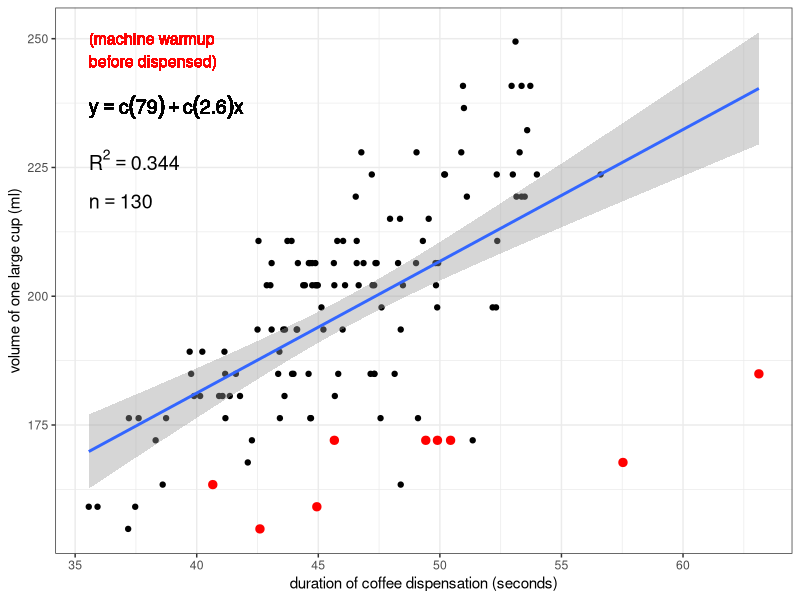
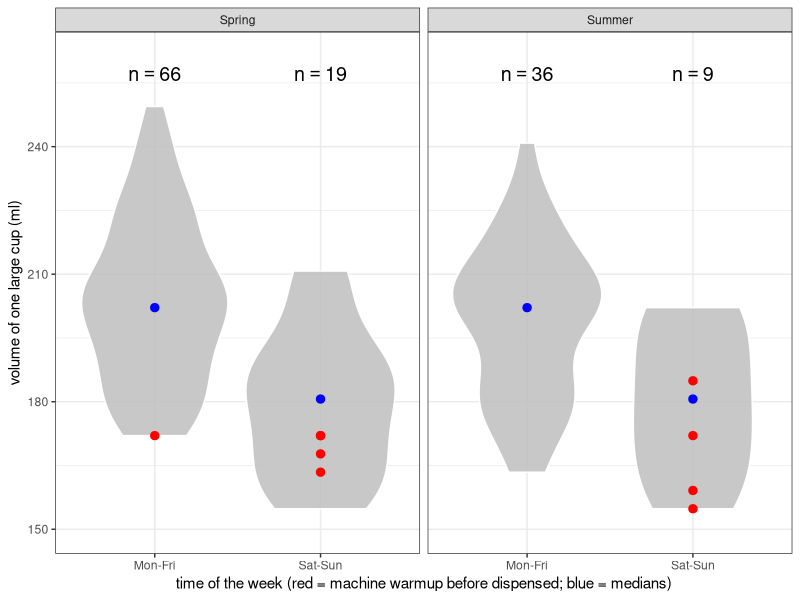
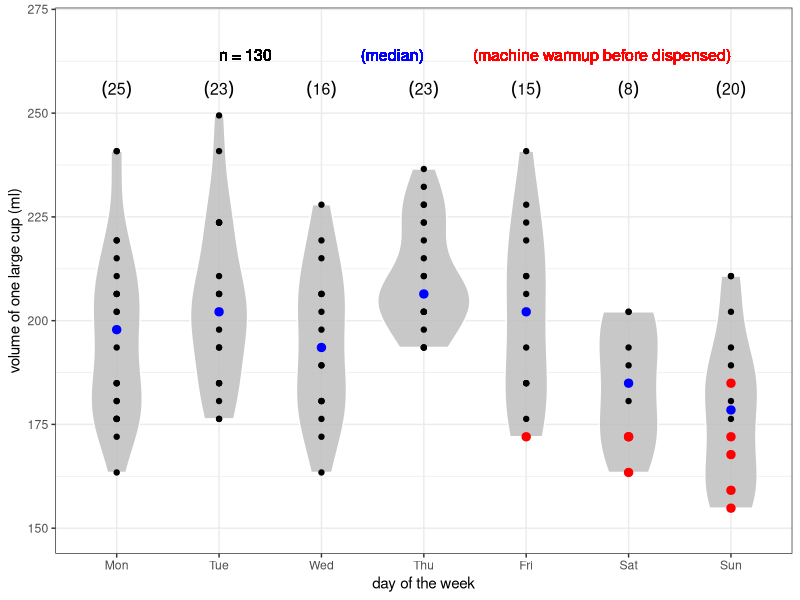
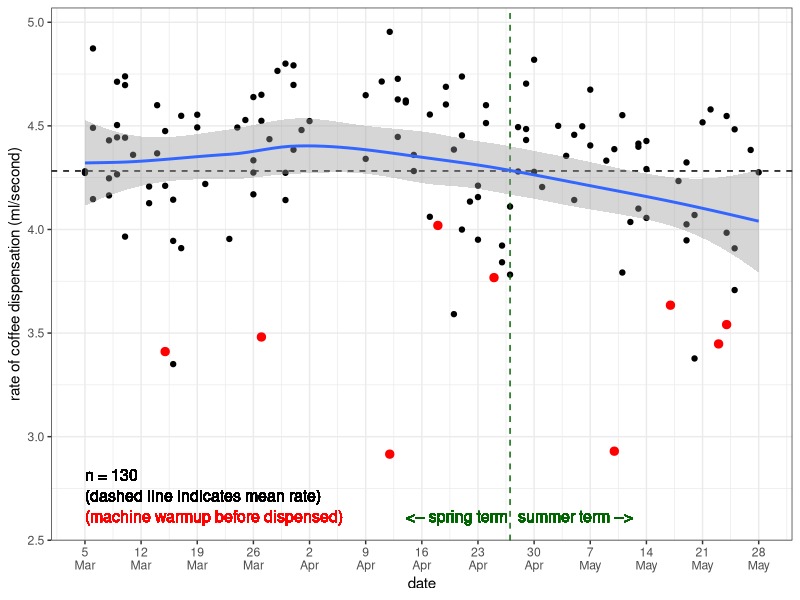
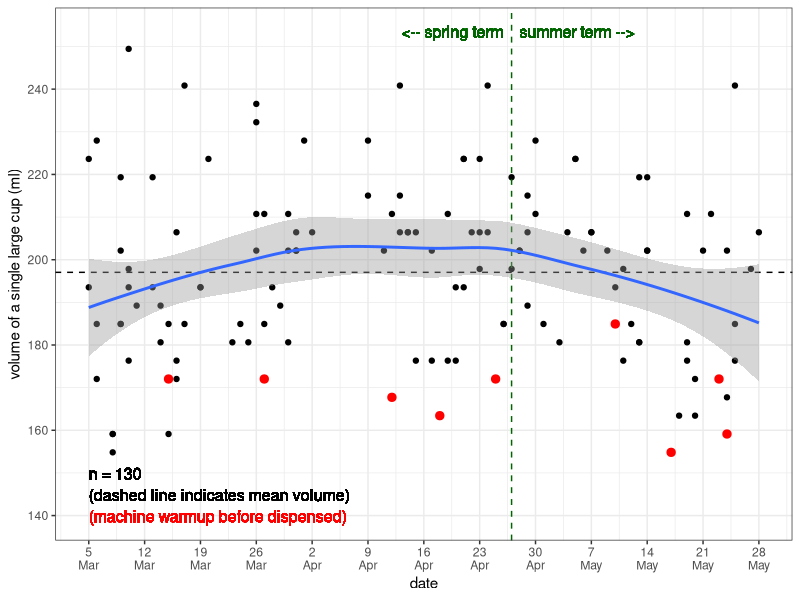
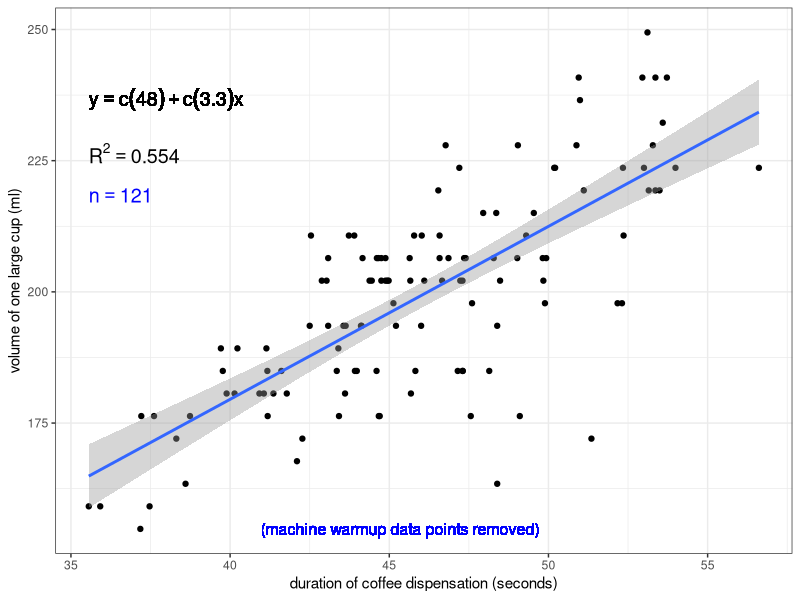

Reproduce these figures in R, in order.

### How does the espresso machine vary in the volume of
### coffee it dispenses for a single "large" cup?

setwd("/home/sam/Dropbox/github/coffee-data")
#setwd("wherever you put this file after downloading it")

library(ggplot2)

df <- read.csv("coffee-data.csv")

# The ruler I use to measure height (and therefore calculate volume)
# has a 3 mm length between the zero mark and its end. So, we add 3 
# to the height...
df$height <- df$height + 3

# ... and then calculate volume and rate, 
# so we have more accurate data!
df$volume <- df$height*(3.1415*37^2)/1000
df$rate <- df$volume/df$duration

# Create a variable indicating whether the coffee was pulled on
# a weekday ("Mon-Fri") or a weekend ("Sat-Sun")
for (i in 1:length(df$day))
{
  df$workday[i] <- ifelse(df$day[i]%in%"Sat" || df$day[i]%in%"Sun", "Sat-Sun", "Mon-Fri")
}

# Add a numeric variable of days of the year 
# (for the x-axis of the rate-by-date and volume-by-date plots)
date.to.num <- read.csv("date-to-numeric.csv")
df$day.yr <- 0  
for (i in 1:length(df$date))
{
  df$day.yr[i] <- date.to.num$day.yr[which(date.to.num$date%in%df$date[i])]
}

# Extract date labels and convert day and month values to character.
# This way you can later concatenate the two into a single character
# string separated by "\n" using paste(),
# so the x-axis text of the rate- and volume-by date plots is less horizontally crowded
dates.x <- date.to.num[which(date.to.num$day.yr%in%c(seq(from=min(df$day.yr), to=max(df$day.yr), by=7))),]
dates.x$day.label <- as.character(dates.x$day.label)
dates.x$month.label <- as.character(dates.x$month.label)

################################
### Volume vs. duration (duration of coffee dispensation)
{
# sample size
n <- length(df$duration)
# label to print sample size in subsequent plot
n.text <- paste("n == ", n)
# data.frame of sample size label and coordinates
# at which to print it on the plot
n.df <- data.frame(n.text, x=min(df$duration), y=0.87*max(df$volume))
  
# calculate R-squared value
rsq <- signif(summary(lm(df$volume ~ df$duration))$r.squared, digits=3)
# make a label to print R-squared value in subsequent plot
rsq.text <- paste("R^2 == ",rsq)
# make a data.frame of R-squared value label and coordinates
# at which to print it on the plot
rsq.df <- data.frame(rsq.text,x=min(df$duration),y=0.9*max(df$volume))

# function to extract regression equation
lm_eqn <- function(df)
{
  m <- lm(df$volume ~ df$duration)
  eq <- substitute(y == a + b*x, 
                   list(a = format(coef(m)[1], digits = 2), 
                        b = format(coef(m)[2], digits = 2)))
  as.character(as.expression(eq))                 
}

# generate plot w/ simple linear regression overlayed
plot <- ggplot(df, aes(duration, volume)) +
  geom_point() +
  stat_smooth(method="lm") +
  xlab("duration of coffee dispensation (seconds)") +
  ylab("volume of one large cup (ml)") +
  theme(axis.text=element_text(size=4), axis.title=element_text(size=5)) +
  theme_bw()

# add regression equation to plot
plot <- plot + 
  geom_text(data=n.df, aes(x,y,label=n.text),parse=TRUE,hjust=0,vjust=0,size=5) +
  geom_text(data=rsq.df, aes(x,y,label=rsq.text),parse=TRUE,hjust=0,vjust=0,size=5) +
  geom_text(aes(x=min(df$duration),y=0.94*max(df$volume),label=lm_eqn(df)),parse=TRUE,hjust=0,vjust=0,size=5)

# add a layer that highlights the last data point recorded
#plot <- plot +
#  geom_point(data=df[length(df$duration),],color="red",size=2.5)

# add a layer that highlights data points where espresso machine 
# had to "warm up" before dispensing coffee
plot <- plot +
  geom_point(data=df[df$warmup%in%"yes",], color="red", size=2.5) +
  geom_text(aes(x=min(df$duration),y=0.98*max(df$volume),label="(machine warmup\nbefore dispensed)"),
           hjust=0,vjust=0,color="red",size=4)

# print plot in R window
plot

# save plot directly to file as a .jpeg
jpeg("coffee-volume-vs-duration-all.jpeg", width=7, height=5, units="in", res=300)
print(plot)
dev.off()
}



################################
### Distributions of volume dispensed: weekdays vs. weekends
{
df$workday <- factor(df$workday)
df$term <- factor(df$term, levels=c("Spring","Summer"))

df.text <- data.frame(c("Spring", "Spring", "Summer", "Summer"),
                      c("Mon-Fri", "Sat-Sun", "Mon-Fri", "Sat-Sun"),
                      c(0,0,0,0),
                      c(0,0,0,0))
names(df.text) <- c("term", "workday", "n", "median")

df.spring <- df[df$term%in%"Spring",]
df.text$n[1] <- length(df.spring$volume[df.spring$workday%in%"Mon-Fri"])
df.text$n[2] <- length(df.spring$volume[df.spring$workday%in%"Sat-Sun"])
df.text$median[1] <- median(df.spring$volume[df.spring$workday%in%"Mon-Fri"])
df.text$median[2] <- median(df.spring$volume[df.spring$workday%in%"Sat-Sun"])
rm(df.spring)

df.summer <- df[df$term%in%"Summer",]
df.text$n[3] <- length(df.summer$volume[df.summer$workday%in%"Mon-Fri"])
df.text$n[4] <- length(df.summer$volume[df.summer$workday%in%"Sat-Sun"])
df.text$median[3] <- median(df.summer$volume[df.summer$workday%in%"Mon-Fri"])
df.text$median[4] <- median(df.summer$volume[df.summer$workday%in%"Sat-Sun"])
rm(df.summer)

# median volumes for weekday and weekend categories
#med.week <- median(df$volume[df$workday%in%"Mon-Fri"])
#med.wkend <- median(df$volume[df$workday%in%"Sat-Sun"])

# generate violin-and-boxplot plot with points overlayed and jittered to better reflect sample size
vol.workday <- ggplot(df, aes(workday, volume)) +
  facet_wrap(~ term, ncol=2) +
  geom_violin(color="white", fill="gray", alpha=0.85)

# add layer highlighting points where espresso machine needed to
# "warm up" before dispensing coffee
vol.workday <- vol.workday +
  geom_point(data=df[df$warmup%in%"yes",], color="red", size=2.5) +
  #geom_text(data=t, aes(x,y,label=char),parse=TRUE,vjust=0,size=2) +
  #geom_text(aes(x="Sat-Sun", y=max(df$volume)+10, label="(machine warmup before dispensed)"),
  #          hjust=1,vjust=1,size=4,color="red") +
  #geom_text(aes(x="Sat-Sun", y=max(df$volume)+4, label="(median)"),
  #          hjust=1,vjust=1,size=4,color="blue") +
  #geom_point(position=position_jitter(width=0.1,height=0)) +
  # plot points representing median volumes for weekdays and weekends
  geom_point(data=df.text, aes(workday,median), color="blue",size=2.5) +
  #geom_point(aes(x="Sat-Sun",y=med.wkend),color="blue",size=2.5) +
  xlab("time of the week (red = machine warmup before dispensed; blue = medians)") +
  ylab("volume of one large cup (ml)") +
  theme(axis.text=element_text(size=4), axis.title=element_text(size=5)) +
  coord_cartesian(ylim=c(min(df$volume)-5,max(df$volume)+12)) +
  theme_bw()

# add sample sizes for weekdays and weekends
vol.workday <- vol.workday +
  geom_text(data=df.text, aes(x=workday,y=max(df$volume)+6,
                              label=paste("n == ", n)),
            parse=TRUE, hjust=0.5, vjust=0, size=5)
  #geom_text(aes(x="Mon-Fri",y=max(df$volume)+15,
  #              label=paste("n == ", length(df$workday[which(df$workday%in%"Mon-Fri")]))),
  #          parse=TRUE,hjust=0.5,vjust=0,size=5) +
  #geom_text(aes(x="Sat-Sun",y=max(df$volume)+15,
  #              label=paste("n == ", length(df$workday[which(df$workday%in%"Sat-Sun")]))),
  #          parse=TRUE,hjust=0.5,vjust=0,size=5)

# print plot in R window
vol.workday

# save plot to file as .jpeg
jpeg("coffee-volume-by-workday.jpeg", width=7, height=5, units="in", res=300)
print(vol.workday)
dev.off()
}


################################
### Distributions of volume dispensed by day
{
  df$day <- factor(df$day, levels=c("Mon","Tue","Wed","Thu","Fri","Sat","Sun"))
  #df$term <- factor(df$term, levels=c("Spring","Summer"))
    
  median.by.day <- data.frame(c("Mon","Tue","Wed","Thu","Fri","Sat","Sun"),
                              c(0,0,0,0,0,0,0),
                              c(0,0,0,0,0,0,0))
  
  #median.by.day <- data.frame(c("Mon","Tue","Wed","Thu","Fri","Sat","Sun",
  #                              "Mon","Tue","Wed","Thu","Fri","Sat","Sun"),
  #                            c("Spring","Spring","Spring","Spring","Spring","Spring","Spring",
  #                              "Summer","Summer","Summer","Summer","Summer","Summer","Summer"),
  #                            c(0,0,0,0,0,0,0,0,0,0,0,0,0,0),
  #                            c(0,0,0,0,0,0,0,0,0,0,0,0,0,0))
  
  names(median.by.day) <- c("day", "median.volume", "n")

  #names(median.by.day) <- c("day", "term", "median.volume", "n")
  
  for (i in 1:7)
  {
    median.by.day$median.volume[i] <- median(df$volume[df$day%in%median.by.day$day[i]])
    median.by.day$n[i] <- length(df$volume[df$day%in%median.by.day$day[i]])
  }
  
  #for (i in 1:7)
  #{
  #  median.by.day$median.volume[i] <- median(df$volume[df$day%in%median.by.day$day[i] && df$term%in%"Spring"])
  #  median.by.day$n[i] <- length(df$volume[df$day%in%median.by.day$day[i] && df$term%in%"Spring"])
  #}
  
  #for (i in 8:14)
  #{
  #  median.by.day$median.volume[i] <- median(df$volume[df$day%in%median.by.day$day[i] && df$term%in%"Summer"])
  #  median.by.day$n[i] <- length(df$volume[df$day%in%median.by.day$day[i] && df$term%in%"Summer"])
  #}
  
  # generate violin-and-boxplot plot with points overlayed and jittered to better reflect sample size
  vol.day <- ggplot(df, aes(day, volume)) +
  #  facet_wrap(~ term, ncol=1, nrow=2) +
    geom_violin(color="white", fill="gray", alpha=0.85) +
    geom_point()
  
  # add layer highlighting points where espresso machine needed to
  # "warm up" before dispensing coffee
  vol.day <- vol.day +
    geom_point(data=df[df$warmup%in%"yes",], color="red", size=2.5) +
    geom_text(aes(x="Sun", y=max(df$volume)+16, label="(machine warmup before dispensed)"),
              hjust=1,vjust=1,size=4,color="red") +
    geom_text(aes(x="Thu", y=max(df$volume)+16, label="(median)"),
              hjust=1,vjust=1,size=4,color="blue") +
    geom_text(aes(x="Tue", y=max(df$volume)+16, label=paste("n = ", length(df$volume), sep="")),
              hjust=0,vjust=1,size=4) +
    #geom_point(position=position_jitter(width=0.1,height=0)) +
    # plot points representing median volumes for weekdays and weekends
    geom_point(data=median.by.day, aes(day,median.volume),color="blue",size=2.5) +
    xlab("day of the week") +
    ylab("volume of one large cup (ml)") +
    theme(axis.text=element_text(size=4), axis.title=element_text(size=5)) +
    coord_cartesian(ylim=c(min(df$volume)-5,max(df$volume)+20)) +
    theme_bw()
  
  # add sample sizes for weekdays and weekends
  vol.day <- vol.day +
    geom_text(data=median.by.day, aes(day,y=max(df$volume)+4),
                  label=paste("(", median.by.day$n, ")", sep=""),
              parse=TRUE,hjust=0.5,vjust=0,size=4)
  
  # print plot in R window
  vol.day
  
  # save plot to file as .jpeg
  jpeg("coffee-volume-by-day.jpeg", width=8, height=5, units="in", res=300)
  print(vol.day)
  dev.off()
}


################################
### Rate vs. date
{
  # create plot of rate vs. date
  rate.date <- ggplot(df, aes(day.yr, rate)) +
    geom_point() +
    geom_hline(yintercept=mean(df$rate), linetype="dashed") +
    geom_vline(xintercept=117, linetype="dashed", color="darkgreen") +
    stat_smooth(method="loess") +
    xlab("date") +
    ylab("rate of coffee dispensation (ml/second)") +
    # scale x-axis text to weekly ticks, print dates as two lines of text
    scale_x_continuous(breaks=c(seq(from=min(df$day.yr), to=max(df$day.yr), by=7)),
                       labels=paste(dates.x$day.label,"\n",dates.x$month.label,sep="")) +
    theme(axis.text=element_text(size=4), axis.title=element_text(size=5)) +
    theme_bw()
  
  rate.date <- rate.date +
    geom_point(data=df[df$warmup%in%"yes",], color="red", size=2.5) +
    geom_text(aes(x=64,y=min(df$rate)-0.3,label="(machine warmup before dispensed)"),
              hjust=0,vjust=0.5,color="red",size=4) +
    geom_text(aes(x=64,y=min(df$rate)-0.2,label="(dashed line indicates mean rate)"),
              hjust=0,vjust=0.5,size=4) +
    geom_text(aes(x=64,y=min(df$rate)-0.1,label=paste("n = ", length(df$volume), sep="")),
              hjust=0,vjust=0.5,size=4) +
    # spring term text
    geom_text(aes(x=104,y=min(df$rate)-0.3,label="<-- spring term"),
              hjust=0,vjust=0.5,color="darkgreen",size=4) +
    # summer term text
    geom_text(aes(x=118,y=min(df$rate)-0.3,label="summer term -->"),
              hjust=0,vjust=0.5,color="darkgreen",size=4)
  
  rate.date
  
  jpeg("coffee-rate-by-date.jpeg", width=8, height=5, units="in", res=300)
  print(rate.date)
  dev.off()
}


################################
### Volume vs. date
{
  volume.date <- ggplot(df, aes(day.yr, volume)) +
    geom_point() +
    geom_hline(yintercept=mean(df$volume), linetype="dashed") +
    geom_vline(xintercept=117, linetype="dashed", color="darkgreen") +
    stat_smooth(method="loess") +
    xlab("date") +
    ylab("volume of a single large cup (ml)") +
    # scale x-axis text to weekly ticks, print dates as two lines of text
    scale_x_continuous(breaks=c(seq(from=min(df$day.yr), to=max(df$day.yr), by=7)),
                       labels=paste(dates.x$day.label,"\n",dates.x$month.label,sep="")) +
    theme(axis.text=element_text(size=4, angle=45), axis.title=element_text(size=5)) +
    theme_bw()
  
  volume.date <- volume.date +
    geom_point(data=df[df$warmup%in%"yes",], color="red", size=2.5) +
    geom_text(aes(x=64,y=min(df$volume)-15,label="(machine warmup before dispensed)"),
              hjust=0,vjust=0.5,color="red",size=4) +
    geom_text(aes(x=64,y=min(df$volume)-10,label="(dashed line indicates mean volume)"),
              hjust=0,vjust=0.5,size=4) +
    geom_text(aes(x=64,y=min(df$volume)-5,label=paste("n = ", length(df$volume), sep="")),
              hjust=0,vjust=0.5,size=4) +
    # spring term text
    geom_text(aes(x=116,y=max(df$volume)+4,label="<-- spring term"),
              hjust=1,vjust=0.5,color="darkgreen",size=4) +
    # summer term text
    geom_text(aes(x=118,y=max(df$volume)+4,label="summer term -->"),
              hjust=0,vjust=0.5,color="darkgreen",size=4)
  
  volume.date
  
  jpeg("coffee-volume-by-date.jpeg", width=8, height=5, units="in", res=300)
  print(volume.date)
  dev.off()
}

################################
### Volume vs. duration (duration of coffee dispensation)
### EXCLUDING instances where machine had to warm up
{
  # subset df by removing machine warmup rows
  df.no <- df[df$warmup%in%"no",]
  
  # recalculate sample size
  n <- length(df.no$duration)
  # label to print sample size in subsequent plot
  n.text <- paste("n == ", n)
  # data.frame of sample size label and coordinates
  # at which to print it on the plot
  n.df <- data.frame(n.text, x=min(df.no$duration), y=0.87*max(df.no$volume))
  
  # recalculate R-squared value
  rsq <- signif(summary(lm(df.no$volume ~ df.no$duration))$r.squared, digits=3)
  # make a label to print R-squared value in subsequent plot
  rsq.text <- paste("R^2 == ",rsq)
  # make a data.frame of R-squared value label and coordinates
  # at which to print it on the plot
  rsq.df <- data.frame(rsq.text,x=min(df.no$duration),y=0.9*max(df.no$volume))
  
  # function to extract regression equation
  lm_eqn <- function(df.no)
  {
    m <- lm(df.no$volume ~ df.no$duration)
    eq <- substitute(y == a + b*x, 
                     list(a = format(coef(m)[1], digits = 2), 
                          b = format(coef(m)[2], digits = 2)))
    as.character(as.expression(eq))                 
  }
  
  # generate plot w/ simple linear regression overlayed
  plot.no.warmup <- ggplot(df.no, aes(duration, volume)) +
    geom_point() +
    stat_smooth(method="lm") +
    xlab("duration of coffee dispensation (seconds)") +
    ylab("volume of one large cup (ml)") +
    theme(axis.text=element_text(size=4), axis.title=element_text(size=5)) +
    theme_bw()
  
  # add regression equation to plot
  plot.no.warmup <- plot.no.warmup + 
    geom_text(data=n.df, aes(x,y,label=n.text),parse=TRUE,hjust=0,vjust=0,size=5,color="blue") +
    geom_text(data=rsq.df, aes(x,y,label=rsq.text),parse=TRUE,hjust=0,vjust=0,size=5) +
    geom_text(aes(x=min(df.no$duration),y=0.94*max(df.no$volume),label=lm_eqn(df.no)),parse=TRUE,hjust=0,vjust=0,size=5)
    
  # add a layer that highlights data points where espresso machine 
  # had to "warm up" before dispensing coffee
  plot.no.warmup <- plot.no.warmup +
    geom_text(aes(x=mean(df.no$duration)-5,y=min(df.no$volume),label="(machine warmup data points removed)"),
              hjust=0,vjust=0.5,color="blue",size=4)
  
  # print plot in R window
  plot.no.warmup
  
  # save plot directly to file as a .jpeg
  jpeg("coffee-volume-vs-duration-excluding-warmup-data.jpeg", width=7, height=5, units="in", res=300)
  print(plot.no.warmup)
  dev.off()
}
